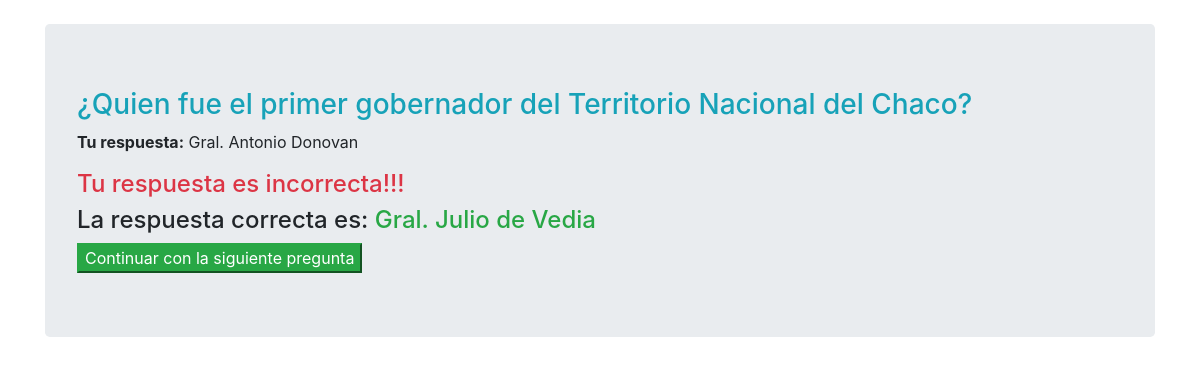
The app's page /resultado/4/ with its own data.
### Quiz/models.py (models this page shows, shortened)
class PreguntasRespondidas(models.Model):
	quizUser = models.ForeignKey(QuizUsuario, on_delete=models.CASCADE, related_name='intentos')
	pregunta = models.ForeignKey(Pregunta, on_delete=models.CASCADE)
	respuesta = models.ForeignKey(ElegirRespuesta, on_delete=models.CASCADE, null=True)
	correcta  = models.BooleanField(verbose_name='¿Es esta la respuesta correcta?', default=False, null=False)
	puntaje_obtenido = models.DecimalField(verbose_name='Puntaje Obtenido', default=0, decimal_places=2, max_digits=6)

class Pregunta(models.Model):
	NUMER_DE_RESPUESTAS_PERMITIDAS = 1
	texto = models.TextField(verbose_name='Texto de la pregunta')
	max_puntaje = models.DecimalField(verbose_name='Maximo Puntaje', default=5, decimal_places=2, max_digits=6)

class ElegirRespuesta(models.Model):
	MAXIMO_RESPUESTA = 4
	pregunta = models.ForeignKey(Pregunta, related_name='opciones', on_delete=models.CASCADE)
	correcta = models.BooleanField(verbose_name='¿Es esta la pregunta correcta?', default=False, null=False)
	texto = models.TextField(verbose_name='Texto de la respuesta')
	def __str__(self):
		return self.texto

### Quiz/views.py (the view)
# urls.py: path('resultado/<int:pregunta_respondida_pk>/', resultado_pregunta, name='resultado'),
def resultado_pregunta(request, pregunta_respondida_pk):
	respondida = get_object_or_404(PreguntasRespondidas, pk=pregunta_respondida_pk)
	context = {
		'respondida':respondida
	}
	return render(request, 'play/resultados.html', context)

### template/play/resultados.html
{% extends 'base.html' %}
{% block contenido %}
<div class="container">
	<div class="jumbotron my-4">
		<h3 class="text-info">{{respondida.pregunta.texto|safe}}</h3>
		<p>
			<strong>Tu respuesta:</strong>
			{{respondida.respuesta.texto|safe}}
		</p>
	{% if respondida.respuesta.correcta %}
		<h4 class="text-success">Yeah!! Tu respuesta es correcta</h4>
	{% else %}
		<h4 class="text-danger">Tu respuesta es incorrecta!!!</h4>
		{% for respuesta in respondida.pregunta.opciones.all %}
			{% if respuesta.correcta %}
				<h4>La respuesta correcta es: <span class="text-success">{{respuesta}}</span></h4>
			{% endif %}
		{% endfor %}
	{% endif %}
	<a href="{% url 'jugar' %}">
		<button class="btn-success">
			Continuar con la siguiente pregunta
		</button>
	</a>
	</div>
</div>
{% endblock %}

### template/base.html (style rules this page uses)
body { background-image: url("https://fotos.perfil.com/2019/05/13/trim/960/540/0513-chaco-formosa-low-cost-698403.jpg?format=webp") ; background-size: cover; background-attachment: fixed; }

### records on screen
PreguntasRespondidas: pregunta.texto "¿Quien fue el primer gobernador del Territorio Nacional del Chaco?", respuesta.texto "Gral. Antonio Donovan"
ElegirRespuesta: texto "Gral. Julio de Vedia"
